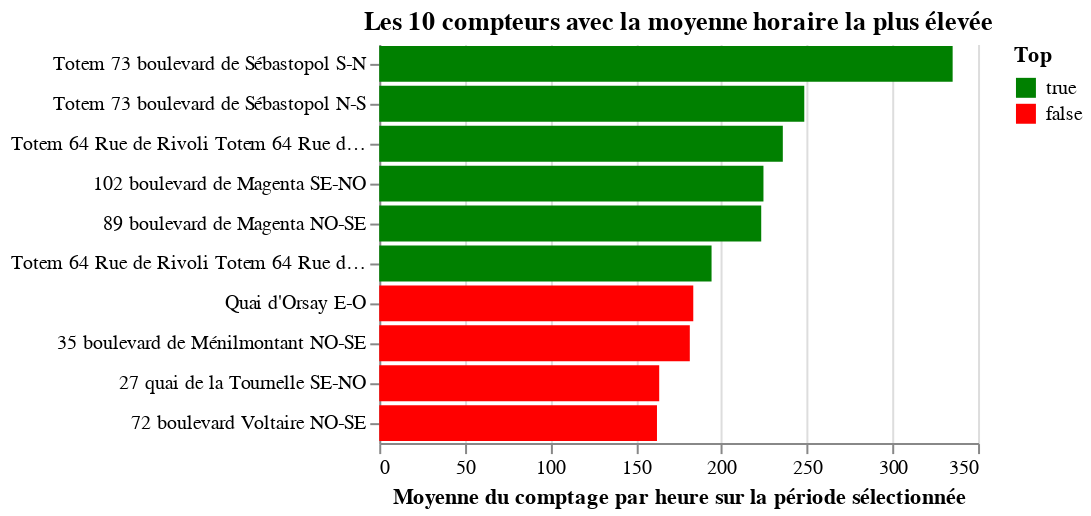

Source (notebook cell):
### Markdown cell above
<div class="alert alert-success" role="alert">
<h3 class="alert-heading"><i class="fa-solid fa-pencil"></i> Exercice 7: un barplot avec Plotly</h3>

L’objectif est de reconstuire le premier diagramme en barre rouge avec `Plotly`.

1.  Réalisez le graphique en utilisant la fonction adéquate avec `plotly.express` et…
    -   Ne pas prendre le
        thème par défaut mais un à fond blanc, pour avoir un résultat ressemblant
        à celui proposé sur le site de l’*open-data*.
    -   Pour la couleur rouge,
        vous pouvez utiliser l’argument `color_discrete_sequence`.
    -   Ne pas oublier de nommer les axes
    -   Pensez à la couleur du texte de l’axe inférieur
2.  Tester un autre thème, à fond sombre. Pour les couleurs, faire un
    groupe stockant les trois plus fortes valeurs puis les autres.

</div>

## 7.3 La librairie `altair`

Comme `ggplot`/`plotnine`, `Vega` est un écosystème graphique visant à proposer une implémentation de la grammaire des graphiques de Wilkinson (2012). La syntaxe de `Vega` est donc basée sur un principe déclaratif: on déclare une construction par couches et transformations de données progressives.

A l’origine, `Vega` est basée sur une syntaxe JSON, d’où son lien fort avec `Javascript`. Néanmoins, il existe une API Python qui permet de faire ce type de figures interactives nativement en Python. Pour comprendre la logique de construction d’un code `altair`, voici comment répliquer la figure précédente avec:

### Code cell
import altair as alt

color_scale = alt.Scale(domain=[True, False], range=["green", "red"])

fig2 = (
    alt.Chart(df1)
    .mark_bar()
    .encode(
        x=alt.X(
            "average(sum_counts):Q",
            title="Moyenne du comptage par heure sur la période sélectionnée",
        ),
        y=alt.Y("nom_compteur:N", sort="-x", title=""),
        color=alt.Color("top:N", scale=color_scale, legend=alt.Legend(title="Top")),
        tooltip=[
            alt.Tooltip("nom_compteur:N", title="Nom du compteur"),
            alt.Tooltip("sum_counts:Q", title="Moyenne horaire"),
        ],
    )
    .properties(title="Les 10 compteurs avec la moyenne horaire la plus élevée")
    .configure_view(strokeOpacity=0)
)

fig2.interactive()

### Figure 1 — Vega-Lite specification as saved in the notebook (floating-point values rounded to 4 significant figures)
{"config": {"view": {"continuousWidth": 300, "continuousHeight": 300, "strokeOpacity": 0}}, "data": {"name": "data-1dedfdd6c5f5ae544e5afe50b118f007"}, "mark": {"type": "bar"}, "encoding": {"color": {"field": "top", "legend": {"title": "Top"}, "scale": {"domain": [true, false], "range": ["green", "red"]}, "type": "nominal"}, "tooltip": [{"field": "nom_compteur", "title": "Nom du compteur", "type": "nominal"}, {"field": "sum_counts", "title": "Moyenne horaire", "type": "quantitative"}], "x": {"aggregate": "average", "field": "sum_counts", "title": "Moyenne du comptage par heure sur la période sélectionnée", "type": "quantitative"}, "y": {"field": "nom_compteur", "sort": "-x", "title": "", "type": "nominal"}}, "params": [{"name": "param_1", "select": {"type": "interval", "encodings": ["x", "y"]}, "bind": "scales"}], "title": "Les 10 compteurs avec la moyenne horaire la plus élevée", "$schema": "https://vega.github.io/schema/vega-lite/v5.20.1.json", "datasets": {"data-1dedfdd6c5f5ae544e5afe50b118f007": [{"nom_compteur": "Totem 73 boulevard de Sébastopol S-N", "sum_counts": 335.2, "top": true}, {"nom_compteur": "Totem 73 boulevard de Sébastopol N-S", "sum_counts": 248.4, "top": true}, {"nom_compteur": "Totem 64 Rue de Rivoli Totem 64 Rue de Rivoli Vélos O-E", "sum_counts": 235.9, "top": true}, {"nom_compteur": "102 boulevard de Magenta SE-NO", "sum_counts": 224.6, "top": true}, {"nom_compteur": "89 boulevard de Magenta NO-SE", "sum_counts": 223.3, "top": true}, {"nom_compteur": "Totem 64 Rue de Rivoli Totem 64 Rue de Rivoli Vélos E-O", "sum_counts": 194.2, "top": true}, {"nom_compteur": "Quai d'Orsay E-O", "sum_counts": 183.6, "top": false}, {"nom_compteur": "35 boulevard de Ménilmontant NO-SE", "sum_counts": 181.5, "top": false}, {"nom_compteur": "27 quai de la Tournelle SE-NO", "sum_counts": 163.6, "top": false}, {"nom_compteur": "72 boulevard Voltaire NO-SE", "sum_counts": 162.3, "top": false}]}}
